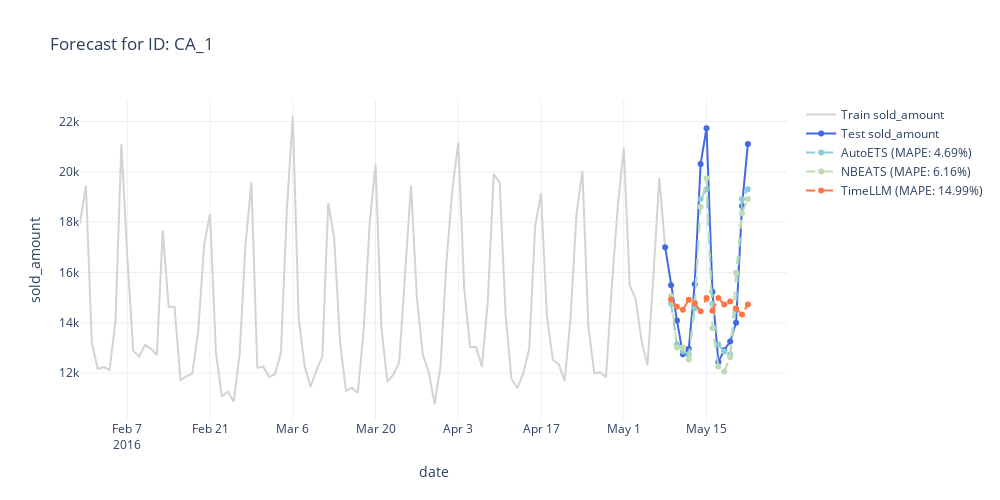
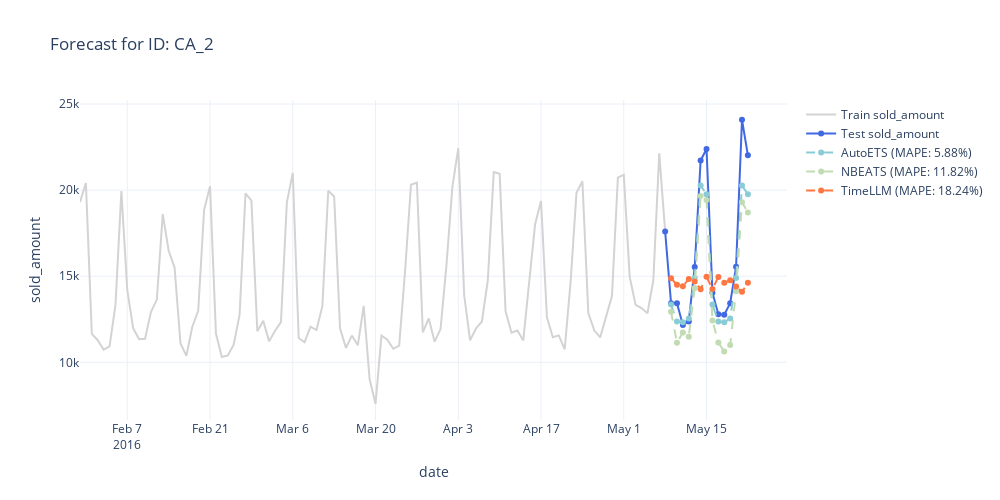
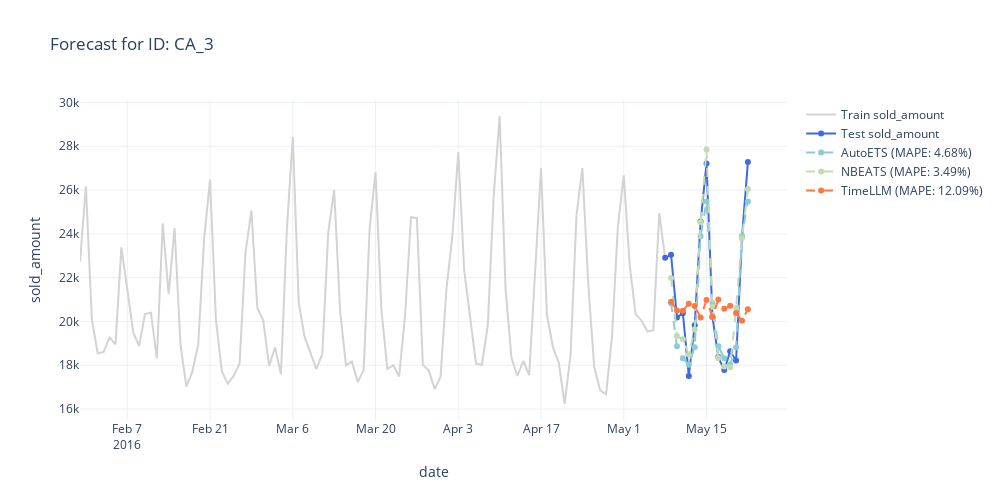
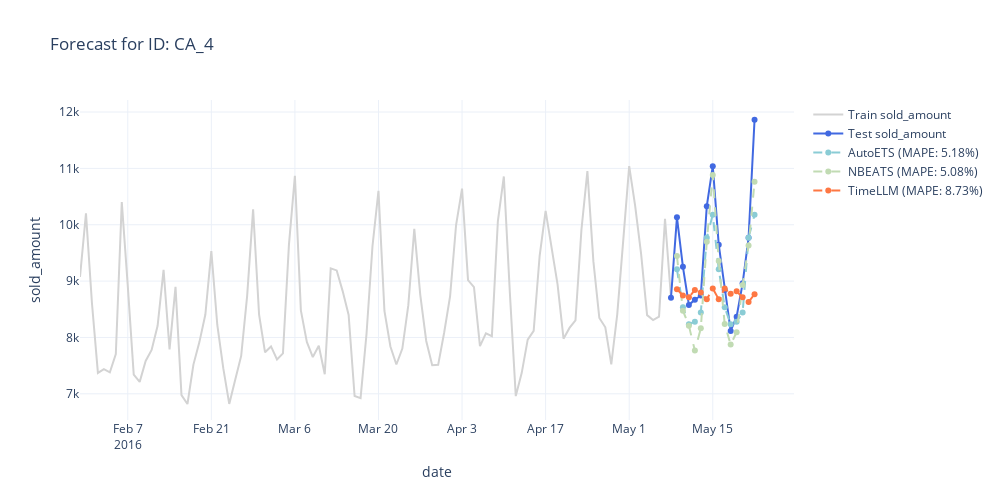

The notebook cell saved with these charts, in order:
### Code cell
rnd_ids = scores_per_ts_df[id_col].unique()

map_columns_forecasts = {
    #'AutoARIMA': 'AutoARIMA',
    'AutoETS': 'AutoETS',
    #'CES': 'CES',
    #'MSTL': 'MSTL',
    #'Theta': 'Theta',
    #'NHITS': 'NHITS-median',
    'NBEATS': 'NBEATS-median',
    'TimeLLM': 'TimeLLM'
    }

for uid in rnd_ids:
    
    fig = plot_forecasts_uid(
        uid=uid,
        forecasts_df=forecasts_df, 
        column_id=id_col,
        column_date=time_col,
        column_target=target_col,
        map_columns_forecasts=map_columns_forecasts, 
        scores_per_ts_df=scores_per_ts_df, 
        metric="MAPE", 
        train_tail=100,
        map_color_forecasts={column_forecast: color_map[model_types[column_forecast]] for column_forecast in map_columns_forecasts.values()},
        as_percentage=True
    )
    
    fig.show()
